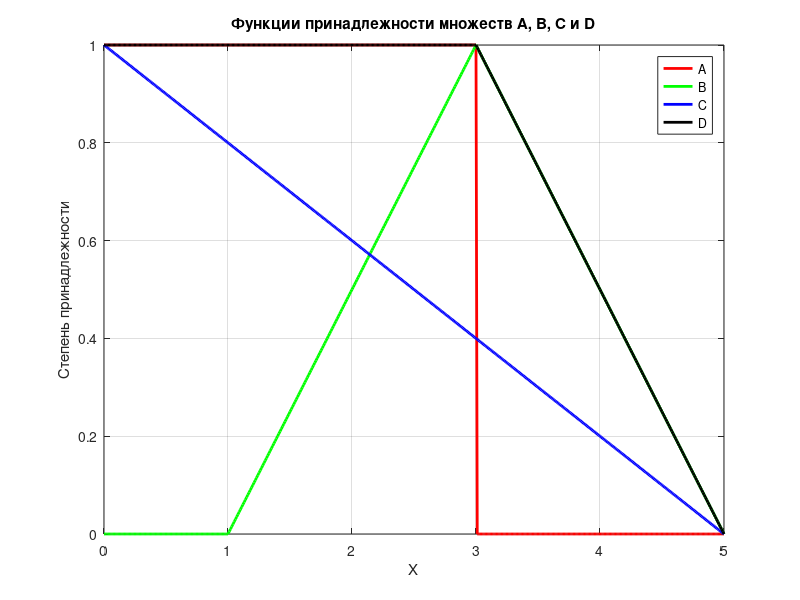

Recreate this plot in MATLAB.
% Определение функций принадлежности для множеств A, B и C
X = 0:0.01:5; % Диапазон значений
mu_A = double(X <= 3); % Функция принадлежности для A
mu_B = max(0, 1 - abs((X - 3)/2)); % Функция принадлежности для B
mu_C = max(0, 1 - X/5); % Функция принадлежности для C

% Определение функции принадлежности для D = A∪B∪C
mu_D = max([mu_A; mu_B; mu_C]);

% Построение графиков функций принадлежности
figure;
plot(X, mu_A, 'r', 'LineWidth', 2); hold on;
plot(X, mu_B, 'g', 'LineWidth', 2);
plot(X, mu_C, 'b', 'LineWidth', 2);
plot(X, mu_D, 'k', 'LineWidth', 2);
legend('A', 'B', 'C', 'D');
xlabel('X');
ylabel('Степень принадлежности');
title('Функции принадлежности множеств A, B, C и D');
grid on;
hold off;
